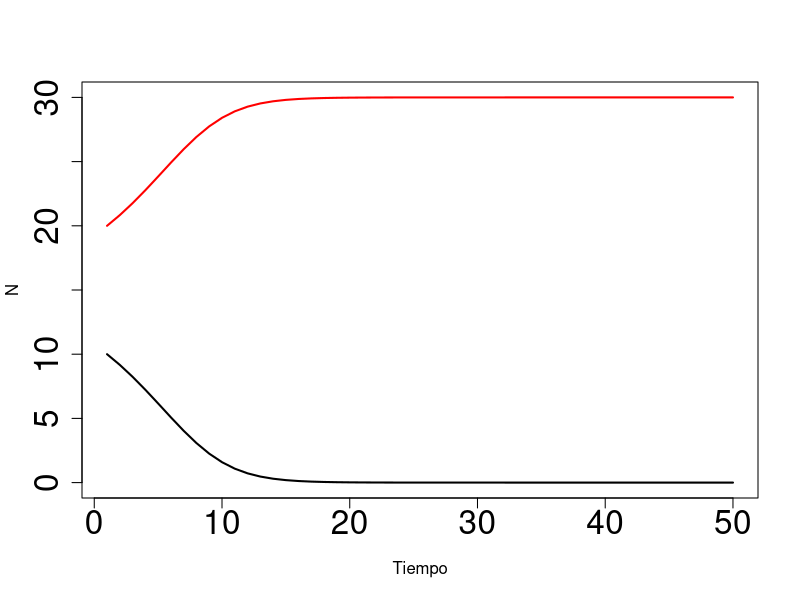

Write the R code that produced this figure.
r <- 0.025; K <- 30; M <- 15

N0 <- c(10, 20)

N <- matrix(0, ncol = 50, nrow = 2)
N[, 1] <- N0
for(i in 1:2){
  for(t in 1:49){
    N[i, t+1] <- N[i, t] + r*N[i, t]*(1-N[i, t]/K)*(N[i, t]-M) 
  }
}

N.df <- data.frame(t(N))

png("Allee.png", width = 800, height = 800)
plot(1:50, N.df$X1, type = "l", ylim = c(0, 30),
     xlab = "Tiempo", ylab = "N", cex.axis = 2, lwd = 2)
lines(1:50, N.df$X2, col = "red", lwd = 2)
dev.off()
